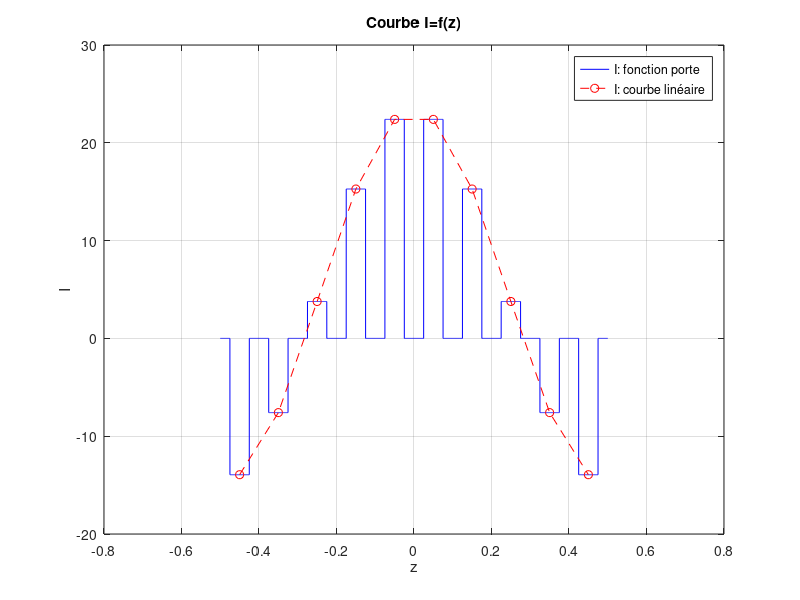

Write MATLAB code to recreate this figure.
function residus2
% Définition des paramètres d'entrée du problème
N = 10; % Nombre de points de la subdivision du domaine
w = 0.5; % Largeur du domaine
d = 2 * w / N; % Distance entre 2 points de la subdivision

% Construction de la matrice A
A = zeros(N, N);
for m = 1:N
    for n = 1:N
        if m ~= n
            A(m, n) = [d * (n - m + 0.5) * log(abs(d * (m - n - 0.5))) - ...
                        d * (n - m - 0.5) * log(abs(d * (m - n + 0.5))) - d] * (-1 / (2 * pi));
        else
            A(m, n) = -d / (2 * pi); % Gestion de la singularité
        end
    end
end

% Affichage de la matrice A
disp('Matrice A:');
disp(A);

% Calcul de l'inverse de A
A_inv = inv(A);

% Affichage de la matrice inverse A
disp('Matrice inverse A:');
disp(A_inv);

% Résolution de l'équation matricielle
b = ones(N, 1); % Second membre de l'équation Ax = b
I = A_inv * b;

% Affichage de la solution I
disp('Solution I:');
disp(I);

% Tracé de la courbe I=f(z)
z = -w:0.0001:w;
zm = -w + d/2 : d : -w + d * (N - 1/2);
zz = [zm; I']';

% Génération de la fonction porte
h = pulstran(z, zz, 'rectpuls', d/2);

% Create the plot without displaying it
figure('Visible', 'off');
plot(z, h, 'b', zm, I, 'r--o');
title('Courbe I=f(z)');
xlabel('z'); ylabel('I');
legend('I: fonction porte', 'I: courbe linéaire');
grid on;

% Base filename for the plot
baseFilename = 'results/residus2/residus2_plot.png';
filename = baseFilename;
count = 1;

% Check if the file exists and update the filename with a count
while exist(filename, 'file')
    filename = sprintf('results/residus2/residus2_plot_%d.png', count);
    count = count + 1;
end

% Save the plot to a file
saveas(gcf, filename);

% Close the figure
close(gcf);
end
